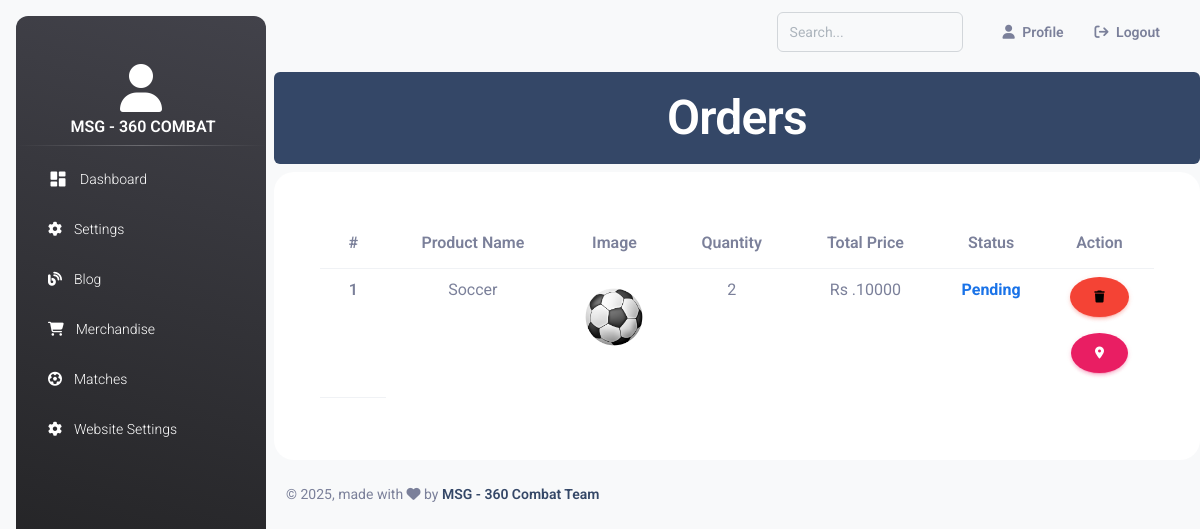
Screenshot of /admin/index.php?orders (signed in) with the database file from the repository.
### tables this page shows
CREATE TABLE `users` (
  `id` int(11) NOT NULL,
  `fullname` varchar(255) NOT NULL,
  `email` varchar(255) NOT NULL,
  `username` varchar(255) NOT NULL,
  `password` varchar(255) NOT NULL,
  `contact` varchar(255) NOT NULL,
  `date_created` datetime NOT NULL DEFAULT current_timestamp() ON UPDATE current_timestamp(),
  `status` int(11) NOT NULL,
  `role` int(11) NOT NULL
);

CREATE TABLE `order` (
  `order_id` int(11) NOT NULL,
  `user_id` varchar(11) NOT NULL,
  `merchandise_id` int(11) NOT NULL,
  `quantity` varchar(11) NOT NULL,
  `order_date` datetime NOT NULL DEFAULT current_timestamp() ON UPDATE current_timestamp(),
  `status` int(11) NOT NULL
);

CREATE TABLE `merchandise` (
  `merchandise_id` int(11) NOT NULL,
  `p_cat_id` int(11) NOT NULL,
  `name` varchar(255) NOT NULL,
  `description` text NOT NULL,
  `mrp` varchar(255) NOT NULL,
  `price` varchar(255) NOT NULL,
  `image_1` varchar(255) NOT NULL,
  `image_2` varchar(255) NOT NULL,
  `image_3` varchar(255) NOT NULL,
  `sale_status` int(11) NOT NULL,
  `p_status` int(11) NOT NULL,
  `date` datetime NOT NULL DEFAULT current_timestamp() ON UPDATE current_timestamp()
);

### admin/view_orders.php (the view, shortened to what this page needs)
<?php
if(isset($_GET['completed'])){
$select = mysqli_query($con,"SELECT *
FROM `order`
INNER JOIN merchandise
ON order.merchandise_id = merchandise.merchandise_id WHERE `status`='2'");
?>
<script>
  $(document).ready(function() {
    // Listen for input changes in the search field
    $('#search').keyup(function() {
      document.getElementById("tablea").style.display = "none";
        // Get the search query
        var query = $(this).val();
        // Send AJAX request to the server
        $.ajax({
            type: 'POST',
            url: 'search_invoice.php', // The URL of your server-side script
            data: { query: query },
            success: function(response) {
                $('#search-results').html(response); // Update search results
            }
        });
    });
});
</script>
<h1  class="text-center rounded text-white bg-dark p-3 mt-2 mb-2">Completed Orders</h1>
<div class="container-fluid" style="background-color: white; border-radius: 20px; padding: 5%;">
<h3 style="display:none;" class="text-center text-white bg-dark   p-2">Search Results</h3>
    <div id="search-results"></div>
<table id="tablea" class="table table-responsive text-center" >
  <thead>
    <tr>
      <th scope="col">#</th>
      <th scope="col">Product Name</th>
      <th scope="col">Image</th>
      <th scope="col">Quantity</th>
      <th scope="col">Total Price</th>
      <th scope="col">Status</th>
      <th scope="col">Action</th>
    </tr>
  </thead>
  <tbody>
  <?php
  $i=1;
  if(mysqli_num_rows($select) > 0){
  while ($row_order = mysqli_fetch_assoc($select)) {
  ?>
    <tr>
      <th scope="row"><?php echo $i; ?></th>
      <td><?php echo $row_order['name']  ?></td>
      <td><img src="../require/images/<?php echo $row_order['image_1']  ?>" width="80px" height="80px" alt=""> </td>
      <td><?php echo $row_order['quantity']  ?></td>
      <td>Rs .<?php echo $row_order['price'] * $row_order['quantity']  ?></td>
      <td><?php if($row_order['status']==="1"  ){echo '<b class="text-info">Pending</b>'; }elseif($row_order['status']==="0" ){echo '<b class="text-danger">Cancelled</b>';}elseif($row_order['status']==="2" ){echo '<b class="text-success">Completed</b>';} ?></td>
<td>
    <?php if($row_order['status']==="1") { echo'<a class="btn btn-danger w-100" href="index.php?orders&type=completed&id='.$row_order['order_id'].'">Pending</a>';}elseif($row_order['status']==="2"){ echo'<a class="btn btn-success w-100" href="index.php?orders&type=pending&id='.$row_order['order_id'].'">Completed</a>'; }elseif($row_order['status']==="0" ){echo '<b class="text-danger">Cancelled</b>';}elseif($row_order['status']==="0" ){echo '<b class="text-danger">Delete</b>';}?>
<br>
<a class="w-100 btn btn-danger mt-3" href="index.php?orders&type=delete&id=<?php echo $row_order['order_id'] ?>">DELETE</a>
</td>
    </tr>
   <?php
$i++;   }
   }else{
echo'<tr class="text-center mt-2" ><td colspan="7" class="text-center mt-2">No record found</td></tr>';
   };
   ?>
  </tbody>
</table>
</div>
<?php
if(isset($_GET['type']) && $_GET['type']=="completed" && isset($_GET['id'])){
    $id = $_GET['id'];
$update  = mysqli_query($con,"UPDATE `order` SET `status`='2' WHERE `order_id`='$id'");
echo'<script>window.location.href="index.php?orders"</script>';
}
if(isset($_GET['type']) && $_GET['type']=="pending" && isset($_GET['id'])){
    $id = $_GET['id'];
$update  = mysqli_query($con,"UPDATE `order` SET `status`='1' WHERE `order_id`='$id'");
echo'<script>window.location.href="index.php?orders"</script>';
}
if(isset($_GET['type']) && $_GET['type']=="delete" && isset($_GET['id'])){
    $id = $_GET['id'];
$delete  = mysqli_query($con,"DELETE FROM `order` WHERE `order_id`='$id' ");
echo'<script>window.location.href="index.php?orders"</script>';
}
}else{
?>
<?php
$select = mysqli_query($con,"SELECT *
FROM `order`
INNER JOIN merchandise
ON `order`.merchandise_id = merchandise.merchandise_id ");
?>
<h1  class="text-center rounded text-white bg-dark p-3 mt-2 mb-2">Orders</h1>
<div class="container" style="background-color: white; border-radius: 20px; padding: 5%;">
<table class="table table-responsive text-center" >
  <thead>
    <tr>
      <th scope="col">#</th>
      <th scope="col">Product Name</th>
      <th scope="col">Image</th>
      <th scope="col">Quantity</th>
      <th scope="col">Total Price</th>
      <th scope="col">Status</th>
      <th scope="col">Action</th>
    </tr>
  </thead>
  <tbody>
  <?php
  $i=1;
  if(mysqli_num_rows($select) > 0){
  while ($row_order = mysqli_fetch_assoc($select)) {
  ?>
    <tr>
      <th scope="row"><?php echo $i; ?></th>
      <td scope="col"><?php echo $row_order['name']  ?></td>
      <td scope="col"><img src="../require/images/<?php echo $row_order['image_1']  ?>" width="80px" height="80px" alt=""> </td>
      <td scope="col"> <?php echo $row_order['quantity']  ?></td>
      <td scope="col">Rs .<?php echo $row_order['price'] * $row_order['quantity']  ?></td>
      <td scope="col"><?php if($row_order['status']==="1"){echo '<b class="text-info">Pending</b>'; }elseif($row_order['status']==="0" ){echo '<b class="text-danger">Cancelled</b>';}elseif($row_order['status']==="2" ){echo '<b class="text-success">Completed</b>';} ?></td>
<td>
<a class=" btn btn-danger " style="border-radius:50%;" href="index.php?orders&type=delete&id=<?php echo $row_order['order_id'] ?>"><i class="fa-solid fa-trash" style="color: #000000;"></i></a>
<br>
<a class=" btn btn-primary " style="border-radius:50%;" href="index.php?proceed&type=shipping&id=<?php echo $row_order['order_id'] ?>"><i class="fa-solid fa-location-dot"></i></a>
</td>
    </tr>
   <?php
$i++;   }
   }else{
echo'<tr class="text-center mt-2" ><td colspan="7" class="text-center mt-2">No record found</td></tr>';
   };
   ?>
  </tbody>
</table>
</div>
<?php
}
?>

### admin/includes/header.php (shortened to what this page needs)
<?php
$admin = $_SESSION['admin'] || $_SESSION['user'];
$select_admin  = mysqli_query($con, "SELECT * FROM `users` WHERE `id`='$admin'");
$row_user = mysqli_fetch_assoc($select_admin);
?>
<!DOCTYPE html>
<html lang="en">
<head>
  <link href="https://cdn.jsdelivr.net/npm/bootstrap@5.1.3/dist/css/bootstrap.min.css" rel="stylesheet">
  <link rel="stylesheet" href="https://cdnjs.cloudflare.com/ajax/libs/font-awesome/6.4.2/css/all.min.css" />
  <link href="includes/assets/css/nucleo-icons.css" rel="stylesheet" />
  <link href="includes/assets/css/nucleo-svg.css" rel="stylesheet" />
  <link id="pagestyle" href="includes/assets/css/material-dashboard.css?v=3.1.0" rel="stylesheet" />
</head>
<body class="g-sidenav-show  bg-gray-100">
  <aside class="sidenav navbar navbar-vertical navbar-expand-xs border-0 border-radius-xl my-3 fixed-start ms-3   bg-gradient-dark" id="sidenav-main">
    <div class="sidenav-header">
      <center> <i class="fa-solid fa-3x text-center mt-5  fa-user text-white"></i>
        <p class="ms-1 font-weight-bold text-white text-center text-uppercase"><?= $row_user['fullname'] ?></p>
      </center>
    </div>
    <br><br>
    <hr class="horizontal light mt-0 mb-2">
    <div class="collapse navbar-collapse  w-auto " id="sidenav-collapse-main">
      <ul class="navbar-nav">
        <li class="nav-item">
          <a class="nav-link text-white " href="index.php?dashboard">
            <div class="text-white text-center me-2 d-flex align-items-center justify-content-center">
              <i class="material-icons opacity-10">dashboard</i>
            </div>
            <span class="nav-link-text ms-1">Dashboard</span>
          </a>
        </li>
        <li class="nav-item">
          <a class="nav-link text-white " href="index.php?settings&type=password">
            <div class="text-white text-center me-2 d-flex align-items-center justify-content-center">
              <i class="fa-solid  fa-gear"></i>
            </div>
            <span class="nav-link-text ms-1">Settings</span>
          </a>
        </li>
        <li class="nav-item">
          <a class="nav-link text-white " href="index.php?blog&type=view">
            <div class="text-white text-center me-2 d-flex align-items-center justify-content-center">
              <i class="fa-solid  fa-blog"></i>
            </div>
            <span class="nav-link-text ms-1">Blog</span>
          </a>
        </li>
        <li class="nav-item">
          <a class="nav-link text-white " href="index.php?view_merch">
            <div class="text-white text-center me-2 d-flex align-items-center justify-content-center">
              <i class="fa-solid  fa-shopping-cart"></i>
            </div>
            <span class="nav-link-text ms-1">Merchandise</span>
          </a>
        </li>
        <li class="nav-item">
          <a class="nav-link text-white " href="index.php?match&type=view_match">
            <div class="text-white text-center me-2 d-flex align-items-center justify-content-center">
              <i class="fa-solid  fa-futbol"></i>
            </div>
            <span class="nav-link-text ms-1">Matches</span>
          </a>
        </li>
        <li class="nav-item">
          <a class="nav-link text-white " href="index.php?settings&type=edit">
            <div class="text-white text-center me-2 d-flex align-items-center justify-content-center">
              <i class="fa-solid  fa-gear"></i>
            </div>
            <span class="nav-link-text ms-1">Website Settings</span>
          </a>
        </li>
      </ul>
    </div>
  </aside>
  <main class="main-content border-radius-lg ">
    <nav class="navbar navbar-main navbar-expand-lg px-0 mx-4 shadow-none border-radius-xl" id="navbarBlur" data-scroll="true">
      <div class="container-fluid py-1 px-3">
        <div class="collapse navbar-collapse mt-sm-0 mt-2 me-md-0 me-sm-4" id="navbar">
          <div class="ms-md-auto pe-md-3 d-flex align-items-center">
            <div class="input-group input-group-outline">
              <label class="form-label"></label>
              <input id="search" type="text" placeholder="Search..." class="form-control">
            </div>
          </div>
          <ul class="navbar-nav  justify-content-end">
            <li class="nav-item d-flex align-items-center px-4">
              <a href="index.php?profile" class="nav-link text-body font-weight-bold px-0">
                <i class="fa fa-user me-sm-1"></i>
                <span class="d-sm-inline d-none">Profile</span>
              </a>
            </li>
            <li class="nav-item d-flex align-items-center">
              <a href="index.php?logout" class="nav-link text-body font-weight-bold px-0">
                &nbsp; <i class="fa fa-arrow-right-from-bracket me-sm-1"></i>
                <span class="d-sm-inline d-none">Logout</span>
              </a>
            </li>
          </ul>
        </div>
      </div>
    </nav>

### rows the page displays
users: fullname "MSG - 360 COMBAT"
order: merchandise.name "Soccer", merchandise.image_1 (picture), quantity "2", $row_order['price'] * $row_order['quantity'] "10000", status "Pending"
